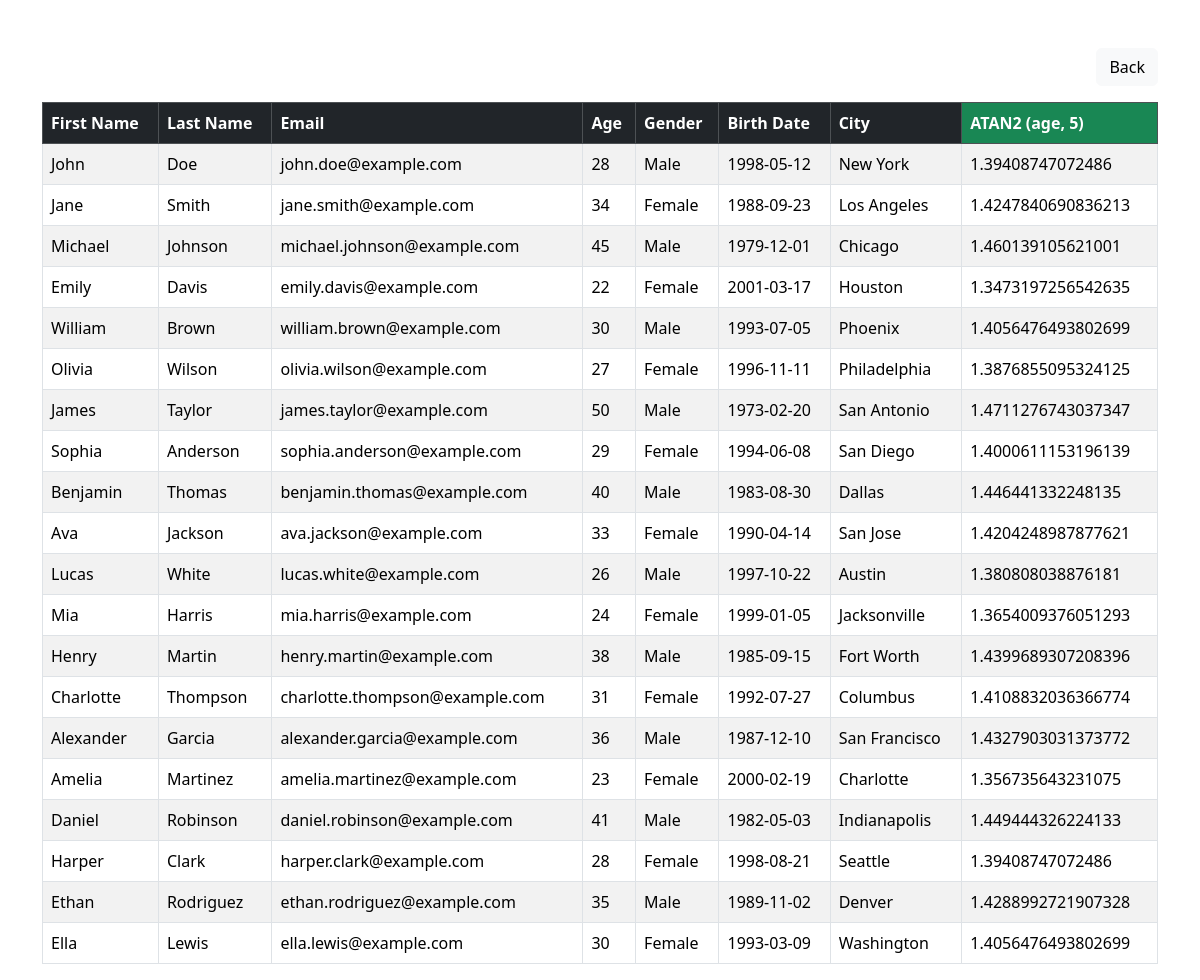
Screenshot of /atan2.php with the database file from the repository.
### tables this page shows
CREATE TABLE `peopletbl` (
  `first_name` varchar(50) NOT NULL,
  `last_name` varchar(50) NOT NULL,
  `email` varchar(50) NOT NULL,
  `age` int(5) NOT NULL,
  `gender` varchar(20) NOT NULL,
  `birth_date` date NOT NULL,
  `city` varchar(50) NOT NULL
);

### atan2.php (the view, shortened to what this page needs)
<?php
require_once "dbconnection.php";
$sql = "SELECT *, ATAN2(age, 5) AS atan2_result FROM peopletbl";
$result = mysqli_query($conn, $sql);
?>
<!DOCTYPE html>
<html lang="en">
<head>
    <link href="https://cdn.jsdelivr.net/npm/bootstrap@5.3.2/dist/css/bootstrap.min.css" rel="stylesheet">
</head>
<body>
<div class="container mt-5">
    <div class="d-flex justify-content-end mb-3">
        <a href="index.php" class="btn btn-light">Back</a>
    </div>
    <table class="table table-bordered table-striped">
        <thead class="table-dark">
            <tr>
                <th>First Name</th>
                <th>Last Name</th>
                <th>Email</th>
                <th>Age</th>
                <th>Gender</th>
                <th>Birth Date</th>
                <th>City</th>
                <th class="bg-success">ATAN2 (age, 5)</th>
            </tr>
        </thead>
        <tbody>
        <?php
        if (mysqli_num_rows($result) > 0) {
            while ($row = mysqli_fetch_assoc($result)) {
                echo "<tr>";
                echo "<td>{$row['first_name']}</td>";
                echo "<td>{$row['last_name']}</td>";
                echo "<td>{$row['email']}</td>";
                echo "<td>{$row['age']}</td>";
                echo "<td>{$row['gender']}</td>";
                echo "<td>{$row['birth_date']}</td>";
                echo "<td>{$row['city']}</td>";
                echo "<td>{$row['atan2_result']}</td>";
                echo "</tr>";
            }
        } else {
            echo "<tr><td colspan='8'>No records found</td></tr>";
        }
        ?>
        </tbody>
    </table>
</div>
</body>
</html>

### rows the page displays
peopletbl: first_name "John", last_name "Doe", email "john.doe@example.com", age "28", gender "Male", birth_date "1998-05-12", city "New York", atan2_result "1.39408747072486"
peopletbl: first_name "Jane", last_name "Smith", email "jane.smith@example.com", age "34", gender "Female", birth_date "1988-09-23", city "Los Angeles", atan2_result "1.4247840690836213"
peopletbl: first_name "Michael", last_name "Johnson", email "michael.johnson@example.com", age "45", gender "Male", birth_date "1979-12-01", city "Chicago", atan2_result "1.460139105621001"
peopletbl: first_name "Emily", last_name "Davis", email "emily.davis@example.com", age "22", gender "Female", birth_date "2001-03-17", city "Houston", atan2_result "1.3473197256542635"
peopletbl: first_name "William", last_name "Brown", email "william.brown@example.com", age "30", gender "Male", birth_date "1993-07-05", city "Phoenix", atan2_result "1.4056476493802699"
peopletbl: first_name "Olivia", last_name "Wilson", email "olivia.wilson@example.com", age "27", gender "Female", birth_date "1996-11-11", city "Philadelphia", atan2_result "1.3876855095324125"
peopletbl: first_name "James", last_name "Taylor", email "james.taylor@example.com", age "50", gender "Male", birth_date "1973-02-20", city "San Antonio", atan2_result "1.4711276743037347"
peopletbl: first_name "Sophia", last_name "Anderson", email "sophia.anderson@example.com", age "29", gender "Female", birth_date "1994-06-08", city "San Diego", atan2_result "1.4000611153196139"
peopletbl: first_name "Benjamin", last_name "Thomas", email "benjamin.thomas@example.com", age "40", gender "Male", birth_date "1983-08-30", city "Dallas", atan2_result "1.446441332248135"
peopletbl: first_name "Ava", last_name "Jackson", email "ava.jackson@example.com", age "33", gender "Female", birth_date "1990-04-14", city "San Jose", atan2_result "1.4204248987877621"
peopletbl: first_name "Lucas", last_name "White", email "lucas.white@example.com", age "26", gender "Male", birth_date "1997-10-22", city "Austin", atan2_result "1.380808038876181"
peopletbl: first_name "Mia", last_name "Harris", email "mia.harris@example.com", age "24", gender "Female", birth_date "1999-01-05", city "Jacksonville", atan2_result "1.3654009376051293"
peopletbl: first_name "Henry", last_name "Martin", email "henry.martin@example.com", age "38", gender "Male", birth_date "1985-09-15", city "Fort Worth", atan2_result "1.4399689307208396"
peopletbl: first_name "Charlotte", last_name "Thompson", email "charlotte.thompson@example.com", age "31", gender "Female", birth_date "1992-07-27", city "Columbus", atan2_result "1.4108832036366774"
peopletbl: first_name "Alexander", last_name "Garcia", email "alexander.garcia@example.com", age "36", gender "Male", birth_date "1987-12-10", city "San Francisco", atan2_result "1.4327903031373772"
peopletbl: first_name "Amelia", last_name "Martinez", email "amelia.martinez@example.com", age "23", gender "Female", birth_date "2000-02-19", city "Charlotte", atan2_result "1.356735643231075"
peopletbl: first_name "Daniel", last_name "Robinson", email "daniel.robinson@example.com", age "41", gender "Male", birth_date "1982-05-03", city "Indianapolis", atan2_result "1.449444326224133"
peopletbl: first_name "Harper", last_name "Clark", email "harper.clark@example.com", age "28", gender "Female", birth_date "1998-08-21", city "Seattle", atan2_result "1.39408747072486"
peopletbl: first_name "Ethan", last_name "Rodriguez", email "ethan.rodriguez@example.com", age "35", gender "Male", birth_date "1989-11-02", city "Denver", atan2_result "1.4288992721907328"
peopletbl: first_name "Ella", last_name "Lewis", email "ella.lewis@example.com", age "30", gender "Female", birth_date "1993-03-09", city "Washington", atan2_result "1.4056476493802699"
